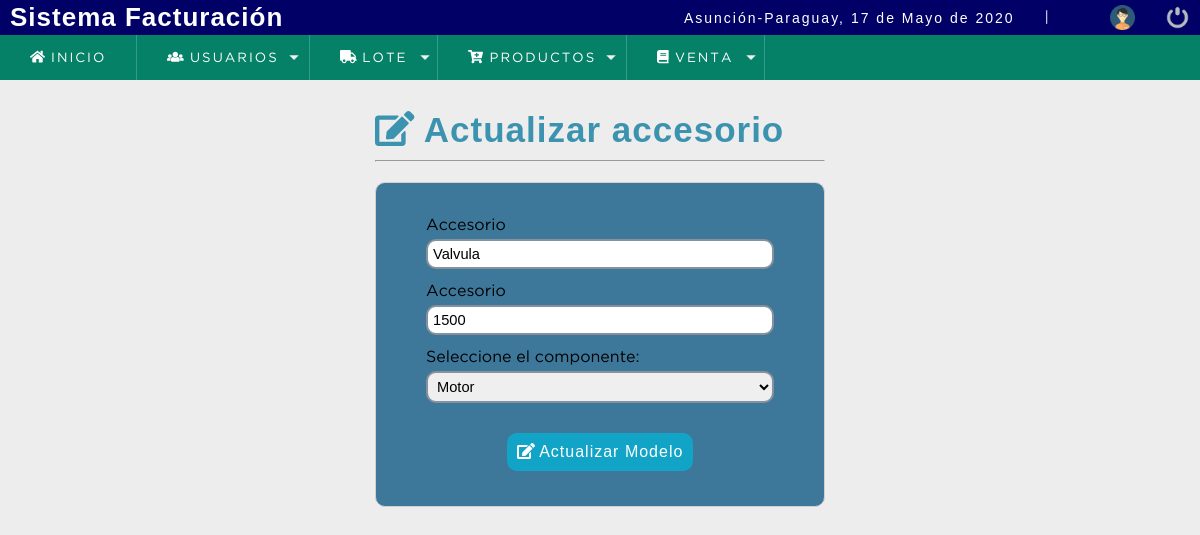
/sistema/editar_accesorio_componente.php?id=1 (signed in), run on the app's committed database.
### tables this page shows
CREATE TABLE `accesorio_componente` (
  `accesorio_componente_id` int(11) NOT NULL,
  `accesorio_componente_descripcion` varchar(45) NOT NULL,
  `accesorio_componente_precio` varchar(45) DEFAULT NULL,
  `componente_id` int(11) NOT NULL
);

CREATE TABLE `componente` (
  `componente_id` int(11) NOT NULL,
  `componente_descripcion` varchar(45) NOT NULL
);

### sistema/editar_accesorio_componente.php (the view, shortened to what this page needs)
<?php
include_once "../conexion.php";
$codModelo = $_REQUEST['id'];
$sql = mysqli_query($conection,"SELECT a.accesorio_componente_id,a.accesorio_componente_descripcion,a.accesorio_componente_precio,c.componente_id,c.componente_descripcion
															  from accesorio_componente a
																INNER JOIN componente c ON a.componente_id = c.componente_id
																WHERE a.accesorio_componente_id = $codModelo");
$result_sql = mysqli_num_rows($sql);
if ($result_sql == 0) {
    header('location: lista_accesorio_componente.php');
		  mysqli_close($conection);
}else {
	$option = '';
  while ($data = mysqli_fetch_array($sql)) {
			$accesorio          = $data['accesorio_componente_descripcion'];
			$precio        = $data['accesorio_componente_precio'];
			$componente_id   = $data['componente_id'];
			$componente_descripcion   = $data['componente_descripcion'];
			if ($componente_id == 1) {
				  $option = '<option value="'.$componente_id.'" select> '.$componente_descripcion.'</option>';
			}else {
				  $option = '<option value="'.$componente_id.'"select> '.$componente_descripcion.'</option>';
			}
  }
}
 ?>
<!DOCTYPE html>
<html lang="en">
<head>
<?php include "includes/scripts.php";?>
</head>
<body>
<?php include "includes/header.php"; ?>
	<section id="container">
      <div class="form_register">
        <h1><i class="fas fa-edit"></i> Actualizar accesorio</h1>
        <hr>
        <form action="" method="post">
					<label for="accesorio_componente_descripcion">Accesorio</label>
					<input type="text" name="accesorio_componente_descripcion" id="accesorio_componente_descripcion" placeholder="accesorio" value="<?php echo $accesorio; ?>">
					<label for="accesorio_componente_precio">Accesorio</label>
					<input type="text" name="accesorio_componente_precio" id="accesorio_componente_precio" placeholder="precio" value="<?php echo $precio; ?>">
					<label for="componente_id">Seleccione el componente:</label>
          <select id="componente_id"  class="notItemOne" name="componente_id" value= <?php echo $componente_id; ?>>
            <?php
 							echo $option;
             ?>
          </select>
					 <button type="submit" class="btn_save"><i class="fas fa-edit"></i> Actualizar Modelo</button>
				</form>
      </div>
	</section>
</body>
</html>

### sistema/css/style.css (style rules this page uses)
* { margin: 0; padding: 0; box-sizing: border-box; }
body { background: #ededed; }
h1, h2, h3, h4, h5, h6 { font-family: 'arial'; font-weight: bold; letter-spacing: 1px; }
h1 { font-size: 26px; }
#container { padding: 90px 15px 15px; }
.form_register { width: 450px; margin: auto; margin-top: 20px; }
.form_register h1 { color: #3c93b0; }
hr { border: 10; background: #ccc; margin: 10px 0; display: block; }
form { background: #3D789B; margin: auto; padding: 20px 50px; border: 1px solid #d1d1d1; border-radius: 10px; }
label { display: block; font-size: 12pt; font-family: GothamBook; margin: 15px auto 5px auto; }
input,select,textarea,select, option { display: block; width: 100%; font-size: 11pt; padding: 5px; border: 2px solid #85929e; border-radius: 10px; }
.notItemOne option:first-child { display: none; }
.btn_save { font-size: 12pt; background: #12a4c6; padding: 10px; color: #fff; letter-spacing: 1px; border: 10px; cursor: pointer; margin: 30px auto 15px auto; display: block; border-radius: 10px; }
#container h1 { font-size: 35px; display: inline-block; }

### data on the page
accesorio_componente: accesorio_componente_descripcion "Valvula", accesorio_componente_precio "1500", componente_id "Motor"

### other printed values
fechaC() "17 de Mayo de 2020"
